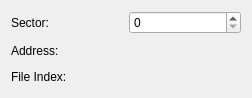
<?xml version="1.0" encoding="UTF-8"?>
<ui version="4.0">
 <class>SvodToolDialog</class>
 <widget class="QDialog" name="SvodToolDialog">
  <property name="geometry">
   <rect>
    <x>0</x>
    <y>0</y>
    <width>252</width>
    <height>98</height>
   </rect>
  </property>
  <property name="minimumSize">
   <size>
    <width>252</width>
    <height>98</height>
   </size>
  </property>
  <property name="windowTitle">
   <string>SVOD Tool</string>
  </property>
  <property name="windowIcon">
   <iconset resource="Resources.qrc">
    <normaloff>:/Images/Leaner24.png</normaloff>:/Images/Leaner24.png</iconset>
  </property>
  <layout class="QVBoxLayout" name="verticalLayout">
   <item>
    <layout class="QHBoxLayout" name="horizontalLayout">
     <item>
      <widget class="QLabel" name="label">
       <property name="text">
        <string>Sector:</string>
       </property>
      </widget>
     </item>
     <item>
      <widget class="QSpinBox" name="spinBox"/>
     </item>
    </layout>
   </item>
   <item>
    <layout class="QHBoxLayout" name="horizontalLayout_2">
     <item>
      <widget class="QLabel" name="label_2">
       <property name="text">
        <string>Address:</string>
       </property>
      </widget>
     </item>
     <item>
      <widget class="QLabel" name="lblAddress">
       <property name="text">
        <string/>
       </property>
       <property name="alignment">
        <set>Qt::AlignRight|Qt::AlignTrailing|Qt::AlignVCenter</set>
       </property>
       <property name="textInteractionFlags">
        <set>Qt::LinksAccessibleByKeyboard|Qt::LinksAccessibleByMouse|Qt::TextBrowserInteraction|Qt::TextSelectableByKeyboard|Qt::TextSelectableByMouse</set>
       </property>
      </widget>
     </item>
    </layout>
   </item>
   <item>
    <layout class="QHBoxLayout" name="horizontalLayout_3">
     <item>
      <widget class="QLabel" name="label_3">
       <property name="text">
        <string>File Index:</string>
       </property>
      </widget>
     </item>
     <item>
      <widget class="QLabel" name="lblFileIndex">
       <property name="text">
        <string/>
       </property>
       <property name="alignment">
        <set>Qt::AlignRight|Qt::AlignTrailing|Qt::AlignVCenter</set>
       </property>
       <property name="textInteractionFlags">
        <set>Qt::LinksAccessibleByKeyboard|Qt::LinksAccessibleByMouse|Qt::TextBrowserInteraction|Qt::TextSelectableByKeyboard|Qt::TextSelectableByMouse</set>
       </property>
      </widget>
     </item>
    </layout>
   </item>
  </layout>
 </widget>
 <resources>
  <include location="Resources.qrc"/>
 </resources>
 <connections/>
</ui>
